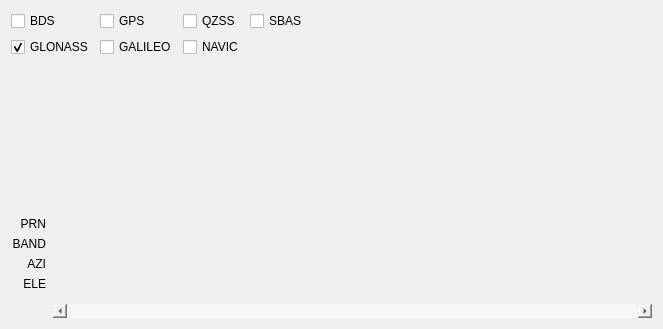
<?xml version="1.0" encoding="UTF-8"?>
<ui version="4.0">
 <class>SignalLevelWindow</class>
 <widget class="QWidget" name="SignalLevelWindow">
  <property name="geometry">
   <rect>
    <x>0</x>
    <y>0</y>
    <width>663</width>
    <height>329</height>
   </rect>
  </property>
  <property name="minimumSize">
   <size>
    <width>441</width>
    <height>329</height>
   </size>
  </property>
  <property name="maximumSize">
   <size>
    <width>16777215</width>
    <height>400</height>
   </size>
  </property>
  <property name="font">
   <font>
    <family>Arial</family>
   </font>
  </property>
  <property name="windowTitle">
   <string>Form</string>
  </property>
  <layout class="QVBoxLayout" name="verticalLayout">
   <item>
    <layout class="QGridLayout" name="gridLayout">
     <property name="sizeConstraint">
      <enum>QLayout::SetDefaultConstraint</enum>
     </property>
     <item row="0" column="0">
      <widget class="QCheckBox" name="checkBox_DspBDS">
       <property name="font">
        <font>
         <family>Arial</family>
         <weight>50</weight>
         <bold>false</bold>
        </font>
       </property>
       <property name="text">
        <string>BDS</string>
       </property>
       <property name="icon">
        <iconset resource="terminal.qrc">
         <normaloff>:/images/DM_China_Cycle.png</normaloff>:/images/DM_China_Cycle.png</iconset>
       </property>
       <property name="checked">
        <bool>false</bool>
       </property>
       <attribute name="buttonGroup">
        <string notr="true">DispalyGroup</string>
       </attribute>
      </widget>
     </item>
     <item row="0" column="3">
      <widget class="QCheckBox" name="checkBox_DspQZSS">
       <property name="font">
        <font>
         <family>Arial</family>
         <weight>50</weight>
         <bold>false</bold>
        </font>
       </property>
       <property name="text">
        <string>QZSS</string>
       </property>
       <property name="icon">
        <iconset resource="terminal.qrc">
         <normaloff>:/images/DM_JAPAN_Cycle.png</normaloff>:/images/DM_JAPAN_Cycle.png</iconset>
       </property>
       <property name="checked">
        <bool>false</bool>
       </property>
       <attribute name="buttonGroup">
        <string notr="true">DispalyGroup</string>
       </attribute>
      </widget>
     </item>
     <item row="0" column="2">
      <widget class="QCheckBox" name="checkBox_DspGPS">
       <property name="font">
        <font>
         <family>Arial</family>
         <weight>50</weight>
         <bold>false</bold>
        </font>
       </property>
       <property name="text">
        <string>GPS</string>
       </property>
       <property name="icon">
        <iconset resource="terminal.qrc">
         <normaloff>:/images/DM_USA_Cycle.png</normaloff>:/images/DM_USA_Cycle.png</iconset>
       </property>
       <property name="checked">
        <bool>false</bool>
       </property>
       <attribute name="buttonGroup">
        <string notr="true">DispalyGroup</string>
       </attribute>
      </widget>
     </item>
     <item row="0" column="5">
      <widget class="QCheckBox" name="checkBox_DspSBAS">
       <property name="font">
        <font>
         <family>Arial</family>
         <weight>50</weight>
         <bold>false</bold>
        </font>
       </property>
       <property name="text">
        <string>SBAS</string>
       </property>
       <property name="icon">
        <iconset resource="terminal.qrc">
         <normaloff>:/images/DM_SBAS_Cycle.png</normaloff>:/images/DM_SBAS_Cycle.png</iconset>
       </property>
       <property name="checked">
        <bool>false</bool>
       </property>
       <attribute name="buttonGroup">
        <string notr="true">DispalyGroup</string>
       </attribute>
      </widget>
     </item>
     <item row="1" column="0">
      <widget class="QCheckBox" name="checkBox_DspGLONASS">
       <property name="font">
        <font>
         <family>Arial</family>
         <weight>50</weight>
         <bold>false</bold>
        </font>
       </property>
       <property name="text">
        <string>GLONASS</string>
       </property>
       <property name="icon">
        <iconset resource="terminal.qrc">
         <normaloff>:/images/DM_Russian_Cycle.png</normaloff>:/images/DM_Russian_Cycle.png</iconset>
       </property>
       <property name="checked">
        <bool>true</bool>
       </property>
       <attribute name="buttonGroup">
        <string notr="true">DispalyGroup</string>
       </attribute>
      </widget>
     </item>
     <item row="1" column="2">
      <widget class="QCheckBox" name="checkBox_DspGALILEO">
       <property name="font">
        <font>
         <family>Arial</family>
         <weight>50</weight>
         <bold>false</bold>
        </font>
       </property>
       <property name="text">
        <string>GALILEO</string>
       </property>
       <property name="icon">
        <iconset resource="terminal.qrc">
         <normaloff>:/images/DM_Europe_Cycle.png</normaloff>:/images/DM_Europe_Cycle.png</iconset>
       </property>
       <property name="checked">
        <bool>false</bool>
       </property>
       <attribute name="buttonGroup">
        <string notr="true">DispalyGroup</string>
       </attribute>
      </widget>
     </item>
     <item row="1" column="3">
      <widget class="QCheckBox" name="checkBox_DspNAVIC">
       <property name="font">
        <font>
         <family>Arial</family>
         <weight>50</weight>
         <bold>false</bold>
        </font>
       </property>
       <property name="text">
        <string>NAVIC</string>
       </property>
       <property name="icon">
        <iconset resource="terminal.qrc">
         <normaloff>:/images/DM_INDIAN_Cycle.png</normaloff>:/images/DM_INDIAN_Cycle.png</iconset>
       </property>
       <property name="checked">
        <bool>false</bool>
       </property>
       <attribute name="buttonGroup">
        <string notr="true">DispalyGroup</string>
       </attribute>
      </widget>
     </item>
     <item row="0" column="6">
      <spacer name="horizontalSpacer">
       <property name="font">
        <font>
         <family>Arial</family>
         <weight>50</weight>
         <bold>false</bold>
        </font>
       </property>
       <property name="orientation">
        <enum>Qt::Horizontal</enum>
       </property>
       <property name="sizeHint" stdset="0">
        <size>
         <width>40</width>
         <height>20</height>
        </size>
       </property>
      </spacer>
     </item>
    </layout>
   </item>
   <item>
    <layout class="QHBoxLayout" name="horizontalLayout">
     <item>
      <layout class="QVBoxLayout" name="verticalLayout_12" stretch="6,0,0,0,0,0">
       <property name="spacing">
        <number>6</number>
       </property>
       <property name="leftMargin">
        <number>1</number>
       </property>
       <property name="topMargin">
        <number>1</number>
       </property>
       <property name="rightMargin">
        <number>1</number>
       </property>
       <property name="bottomMargin">
        <number>1</number>
       </property>
       <item>
        <spacer name="verticalSpacer_2">
         <property name="font">
          <font>
           <family>Arial</family>
           <weight>50</weight>
           <bold>false</bold>
          </font>
         </property>
         <property name="orientation">
          <enum>Qt::Vertical</enum>
         </property>
         <property name="sizeType">
          <enum>QSizePolicy::Expanding</enum>
         </property>
         <property name="sizeHint" stdset="0">
          <size>
           <width>20</width>
           <height>145</height>
          </size>
         </property>
        </spacer>
       </item>
       <item>
        <widget class="QLabel" name="label">
         <property name="minimumSize">
          <size>
           <width>0</width>
           <height>14</height>
          </size>
         </property>
         <property name="font">
          <font>
           <family>Arial</family>
           <weight>50</weight>
           <bold>false</bold>
          </font>
         </property>
         <property name="text">
          <string>PRN</string>
         </property>
         <property name="alignment">
          <set>Qt::AlignRight|Qt::AlignTrailing|Qt::AlignVCenter</set>
         </property>
        </widget>
       </item>
       <item>
        <widget class="QLabel" name="label_2">
         <property name="minimumSize">
          <size>
           <width>0</width>
           <height>14</height>
          </size>
         </property>
         <property name="font">
          <font>
           <family>Arial</family>
           <weight>50</weight>
           <bold>false</bold>
          </font>
         </property>
         <property name="text">
          <string>BAND</string>
         </property>
         <property name="alignment">
          <set>Qt::AlignRight|Qt::AlignTrailing|Qt::AlignVCenter</set>
         </property>
        </widget>
       </item>
       <item>
        <widget class="QLabel" name="label_3">
         <property name="minimumSize">
          <size>
           <width>0</width>
           <height>14</height>
          </size>
         </property>
         <property name="font">
          <font>
           <family>Arial</family>
           <weight>50</weight>
           <bold>false</bold>
          </font>
         </property>
         <property name="text">
          <string>AZI</string>
         </property>
         <property name="alignment">
          <set>Qt::AlignRight|Qt::AlignTrailing|Qt::AlignVCenter</set>
         </property>
        </widget>
       </item>
       <item>
        <widget class="QLabel" name="label_4">
         <property name="minimumSize">
          <size>
           <width>0</width>
           <height>14</height>
          </size>
         </property>
         <property name="font">
          <font>
           <family>Arial</family>
           <weight>50</weight>
           <bold>false</bold>
          </font>
         </property>
         <property name="text">
          <string>ELE</string>
         </property>
         <property name="alignment">
          <set>Qt::AlignRight|Qt::AlignTrailing|Qt::AlignVCenter</set>
         </property>
        </widget>
       </item>
       <item>
        <spacer name="verticalSpacer">
         <property name="font">
          <font>
           <family>Arial</family>
           <weight>50</weight>
           <bold>false</bold>
          </font>
         </property>
         <property name="orientation">
          <enum>Qt::Vertical</enum>
         </property>
         <property name="sizeType">
          <enum>QSizePolicy::Fixed</enum>
         </property>
         <property name="sizeHint" stdset="0">
          <size>
           <width>20</width>
           <height>26</height>
          </size>
         </property>
        </spacer>
       </item>
      </layout>
     </item>
     <item>
      <widget class="QScrollArea" name="scrollArea">
       <property name="font">
        <font>
         <family>Arial</family>
         <weight>50</weight>
         <bold>false</bold>
        </font>
       </property>
       <property name="layoutDirection">
        <enum>Qt::LeftToRight</enum>
       </property>
       <property name="styleSheet">
        <string notr="true">border:0px solid red;</string>
       </property>
       <property name="verticalScrollBarPolicy">
        <enum>Qt::ScrollBarAlwaysOff</enum>
       </property>
       <property name="horizontalScrollBarPolicy">
        <enum>Qt::ScrollBarAlwaysOn</enum>
       </property>
       <property name="widgetResizable">
        <bool>true</bool>
       </property>
       <widget class="QWidget" name="scrollAreaWidgetContents">
        <property name="geometry">
         <rect>
          <x>0</x>
          <y>0</y>
          <width>602</width>
          <height>238</height>
         </rect>
        </property>
        <property name="sizePolicy">
         <sizepolicy hsizetype="Preferred" vsizetype="Preferred">
          <horstretch>0</horstretch>
          <verstretch>0</verstretch>
         </sizepolicy>
        </property>
        <property name="font">
         <font>
          <family>Arial</family>
         </font>
        </property>
        <layout class="QHBoxLayout" name="horizontalLayout_14">
         <property name="spacing">
          <number>0</number>
         </property>
        </layout>
       </widget>
      </widget>
     </item>
    </layout>
   </item>
  </layout>
 </widget>
 <resources>
  <include location="terminal.qrc"/>
 </resources>
 <connections/>
 <buttongroups>
  <buttongroup name="DispalyGroup"/>
 </buttongroups>
</ui>
